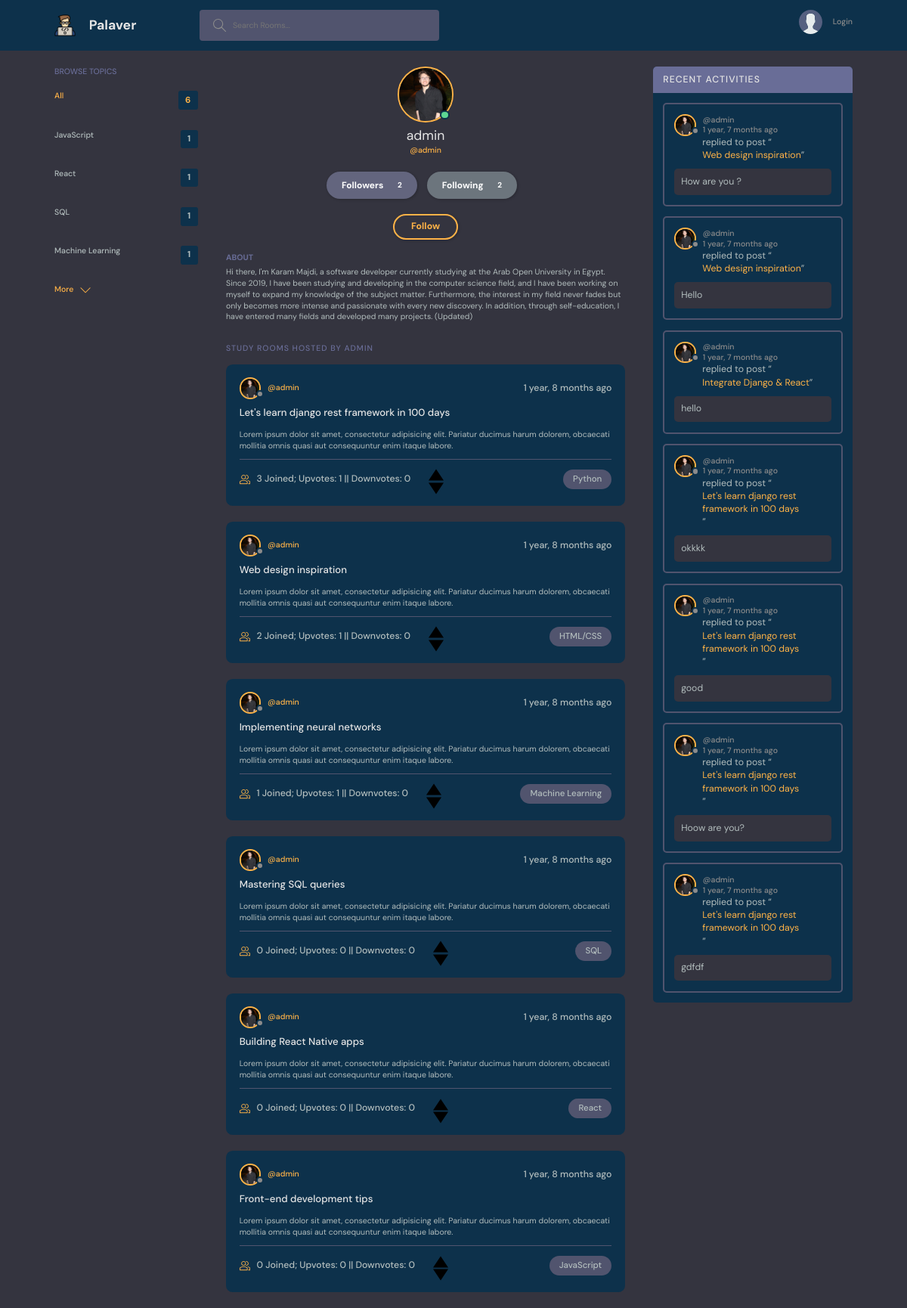
The app's page /profile/1 with its own data.
### base/models.py (models this page shows, shortened)
class Topic(models.Model):
    name = models.CharField(max_length=200)

class User(AbstractUser):
    name = models.CharField(max_length=200, null=True)
    email = models.EmailField(unique= True, null=True)
    bio = models.TextField(null=True)
    avatar = models.ImageField(null=True, default='avatar.svg')
    followers = models.ManyToManyField('self', related_name='followingUsersModel', symmetrical=False, blank=True)
    USERNAME_FIELD = 'email'
    REQUIRED_FIELDS = []
    def get_user_last_access(self):
        last_access = self.last_login.strftime("%H:%M:%S").split(":")[0]
        time_now = datetime.now().strftime("%H:%M:%S").split(":")[0]
        last_access_day = self.last_login.strftime("%d-%m-%Y")
        time_now_day = datetime.now().strftime("%d-%m-%Y")
        online_status = False
        if int(time_now) - int(int(last_access)+3) <= 1 and last_access_day == time_now_day:
            online_status = True
        return online_status

class Room(models.Model):
    host = models.ForeignKey(User, on_delete=models.SET_NULL, null=True)
    topic = models.ForeignKey(Topic, on_delete=models.SET_NULL, null=True)
    name = models.CharField(max_length=200)
    description = models.TextField(null=True, blank=True)
    participants = models.ManyToManyField(User, related_name='participants', blank=True)
    updated = models.DateTimeField(auto_now=True)
    created = models.DateTimeField(auto_now_add=True)
    up_votes = models.ManyToManyField(User, related_name='up_votes', blank=True)
    down_votes = models.ManyToManyField(User, related_name='down_votes', blank=True)
    class Meta:
        ordering = ['-updated', '-created']
    def get_up_votes(self):
        return self.up_votes.count()
    def get_down_votes(self):
        return self.down_votes.count()

class Message(models.Model):
    user = models.ForeignKey(User, on_delete=models.CASCADE)
    username = models.CharField(max_length=200, null=True)
    user_avatar = models.ImageField(null=True, default='avatar.svg')
    room = models.ForeignKey(Room, on_delete=models.CASCADE)
    body = models.TextField()
    updated = models.DateTimeField(auto_now=True)
    created = models.DateTimeField(auto_now_add=True)
    date = models.DateTimeField(default=datetime.now, blank=True)
    def __str__(self):
        return self.body[0:50]
    class Meta:
        ordering = ['-updated', '-created']

### base/views.py (the view)
# urls.py: path("profile/<str:pk>", views.userProfile, name="user-profile"),
def userProfile(request, pk):
    user = User.objects.get(id=pk)
    rooms = user.room_set.all()
    room_messages = user.message_set.all()
    topics = Topic.objects.all()
    followers = user.followingUsers.all()
    following = user.followersUsers.all()
    followers_count = Follower.get_followers_count(user)
    following_count = Following.get_following_count(user)
    context = {'user':user, 'rooms':rooms, 'room_messages':room_messages, 'topics':topics, 'followers_count':followers_count, 'following_count':following_count, 'followers':followers, 'following':following}
    return render(request, 'base/profile.html', context)

### base/templates/base/profile.html (shortened to what this page needs)
{% extends 'main.html' %}
{% block content %}
  <main class="profile-page layout layout--3">
    <div class="container">
      {% include 'base/topics_component.html' %}
      <div class="roomList">
        <div class="profile">
          <div class="profile__avatar">
            <div class="avatar avatar--large active">
              <img src="{{ user.avatar.url }}" />
            </div>
          </div>
          <div class="profile__info">
            <h3>{{ user.username }}</h3>
            <p>@{{ user.username }}</p>
            <div style="margin:20px;">
              <a href="#" class="btn btn--main btn--pill btn--followers">Followers <span class="count">{{ followers_count }}</span></a>
              <a href="#" class="btn btn--main btn--pill btn--following">Following <span class="count">{{ following_count }}</span></a>
            </div>
            {% if user != request.user %}
              {% if request.user in user.followingUsersModel.all %}
                <a href="{% url 'unfollow_user' user.id %}" class="btn btn--main btn--pill">Unfollow</a>
              {% else %}
                <a href="{% url 'follow_user' user.id %}" class="btn btn--main btn--pill">Follow</a>
              {% endif %}
            {% endif %}
          </div>
          <div class="profile__about">
            <h3>About</h3>
            <p>
              {{ user.bio }}
            </p>
          </div>
        </div>
        <div class="roomList__header">
          <div>
            <h2>Study Rooms Hosted by {{ user.username }}</a>
            </h2>
          </div>
        </div>
        {% include 'base/feed_component.html' %}
      </div>
      {% include 'base/activity_component.html' %}
    </div>
  </main>
{% endblock content %}

### base/templates/base/topics_component.html
<div class="topics">
    <div class="topics__header">
      <h2>Browse Topics</h2>
    </div>
    <ul class="topics__list">
      <li>
        <a href="{% url 'home' %}" class="active">All <span>{{ topics.count }}</span></a>
      </li>
    {% for topic in topics|slice:4 %}
        <li>
            <a href="{% url 'home' %}?q={{topic.name}}">{{ topic.name }} <span>{{ topic.room_set.all.count }}</span></a>
        </li>
    {% endfor %}
    </ul>
    <a class="btn btn--link" href="{% url 'topic' %}">
      More
      <svg version="1.1" xmlns="http://www.w3.org/2000/svg" width="32" height="32" viewBox="0 0 32 32">
        <title>chevron-down</title>
        <path d="M16 21l-13-13h-3l16 16 16-16h-3l-13 13z"></path>
      </svg>
    </a>
  </div>

### base/templates/base/feed_component.html (shortened to what this page needs)
{% if rooms.all %}
{% for room in rooms %}
    <div class="roomListRoom">
    <div class="roomListRoom__header">
        <a href="{% url 'user-profile' room.host.id %}" class="roomListRoom__author">
        {% if room.host.get_user_last_access %}
          <div class="avatar avatar--small active">
        {% else %}
          <div class="avatar avatar--small">
        {% endif %}
            <img src="{{ room.host.avatar.url }}" />
        </div>
        <span>@{{room.host.username}}</span>
        </a>
        <div class="roomListRoom__actions">
        <span>{{ room.created|timesince }} ago</span>
        </div>
    </div>
    <div class="roomListRoom__content">
        <a href="{% url 'room' room.id %}">{{room.name}}</a>
        <p>
        Lorem ipsum dolor sit amet, consectetur adipisicing elit. Pariatur ducimus harum dolorem, obcaecati
        mollitia omnis quasi aut consequuntur enim itaque labore.
        </p>
    </div>
    <div class="roomListRoom__meta">
        <a href="{% url 'room' room.id %}" class="roomListRoom__joined">
        {{ room.participants.all.count }} Joined;
        Upvotes: {{room.get_up_votes}} ||
        Downvotes: {{room.get_down_votes}}
        <div class="vote-buttons">
            <form method="post" action="{% url 'up_vote' pk=room.id %}">
            </form>
            <form method="post" action="{% url 'down_vote' pk=room.id %}">
            </form>
        </div>
        </a>
        <p class="roomListRoom__topic">{{room.topic.name}}</p>
    </div>
    </div>
{% endfor %}
{% else %}
    <div class="roomListRoom">
    <div class="roomListRoom__content">
        <p>There are no rooms yet.</p>
    </div>
    </div>
{% endif %}

### base/templates/base/activity_component.html (shortened to what this page needs)
<div class="activities">
    <div class="activities__header">
      <h2>Recent Activities</h2>
    </div>
    {% if room_messages %}
    {% for message in room_messages %}
    <div class="activities__box">
      <div class="activities__boxHeader roomListRoom__header">
        <a href="{% url 'user-profile' message.user.id %}" class="roomListRoom__author">
          <div class="avatar avatar--small">
            <img src="{{ message.user.avatar.url }}" />
          </div>
          <p>
            <span>@{{message.user.username}}</span>
            <span>{{message.created|timesince}} ago</span>
          </p>
        </a>
      </div>
      <div class="activities__boxContent">
        <p>replied to post “<a href="{% url 'room' message.room.id %}">{{message.room.name}}</a>”</p>
        <div class="activities__boxRoomContent">
            {{message}}
        </div>
      </div>
    </div>
    {% endfor %}
    {% else %}
        <p>No recent activity</p>
    {% endif %}
  </div>

### records on screen
Topic: name "JavaScript", room_set.all.count "1"
Topic: name "React", room_set.all.count "1"
Topic: name "SQL", room_set.all.count "1"
Topic: name "Machine Learning", room_set.all.count "1"
User: avatar (picture), username "admin", bio "Hi there, I'm Karam Majdi, a software developer currently studying at the Arab Open University in Egypt. Since 2019, I have been studying and developing in the computer science field, and I have been working on myself to expand my knowledge of the subject matter. Furthermore, the interest in my field never fades but only becomes more intense and passionate with every new discovery. In addition, through self-education, I have entered many fields and developed many projects. (Updated)", username "ADMIN"
Room: host.avatar (picture), host.username "admin", created "1 year, 8 months", name "Let's learn django rest framework in 100 days", participants.all.count "3", get_up_votes "1", get_down_votes "0", topic.name "Python"
Room: host.avatar (picture), host.username "admin", created "1 year, 8 months", name "Web design inspiration", participants.all.count "2", get_up_votes "1", get_down_votes "0", topic.name "HTML/CSS"
Room: host.avatar (picture), host.username "admin", created "1 year, 8 months", name "Implementing neural networks", participants.all.count "1", get_up_votes "1", get_down_votes "0", topic.name "Machine Learning"
Room: host.avatar (picture), host.username "admin", created "1 year, 8 months", name "Mastering SQL queries", participants.all.count "0", get_up_votes "0", get_down_votes "0", topic.name "SQL"
Room: host.avatar (picture), host.username "admin", created "1 year, 8 months", name "Building React Native apps", participants.all.count "0", get_up_votes "0", get_down_votes "0", topic.name "React"
Room: host.avatar (picture), host.username "admin", created "1 year, 8 months", name "Front-end development tips", participants.all.count "0", get_up_votes "0", get_down_votes "0", topic.name "JavaScript"
Message: user.avatar (picture), user.username "admin", created "1 year, 7 months", room.name "Web design inspiration", body "How are you ?"
Message: user.avatar (picture), user.username "admin", created "1 year, 7 months", room.name "Web design inspiration", body "Hello"
Message: user.avatar (picture), user.username "admin", created "1 year, 7 months", room.name "Integrate Django & React", body "hello"
Message: user.avatar (picture), user.username "admin", created "1 year, 7 months", room.name "Let's learn django rest framework in 100 days", body "okkkk"
Message: user.avatar (picture), user.username "admin", created "1 year, 7 months", room.name "Let's learn django rest framework in 100 days", body "good"
Message: user.avatar (picture), user.username "admin", created "1 year, 7 months", room.name "Let's learn django rest framework in 100 days", body "Hoow are you?"
Message: user.avatar (picture), user.username "admin", created "1 year, 7 months", room.name "Let's learn django rest framework in 100 days", body "gdfdf"

### other values on screen
{{ topics.count }} "6"
{{ followers_count }} "2"
{{ following_count }} "2"
